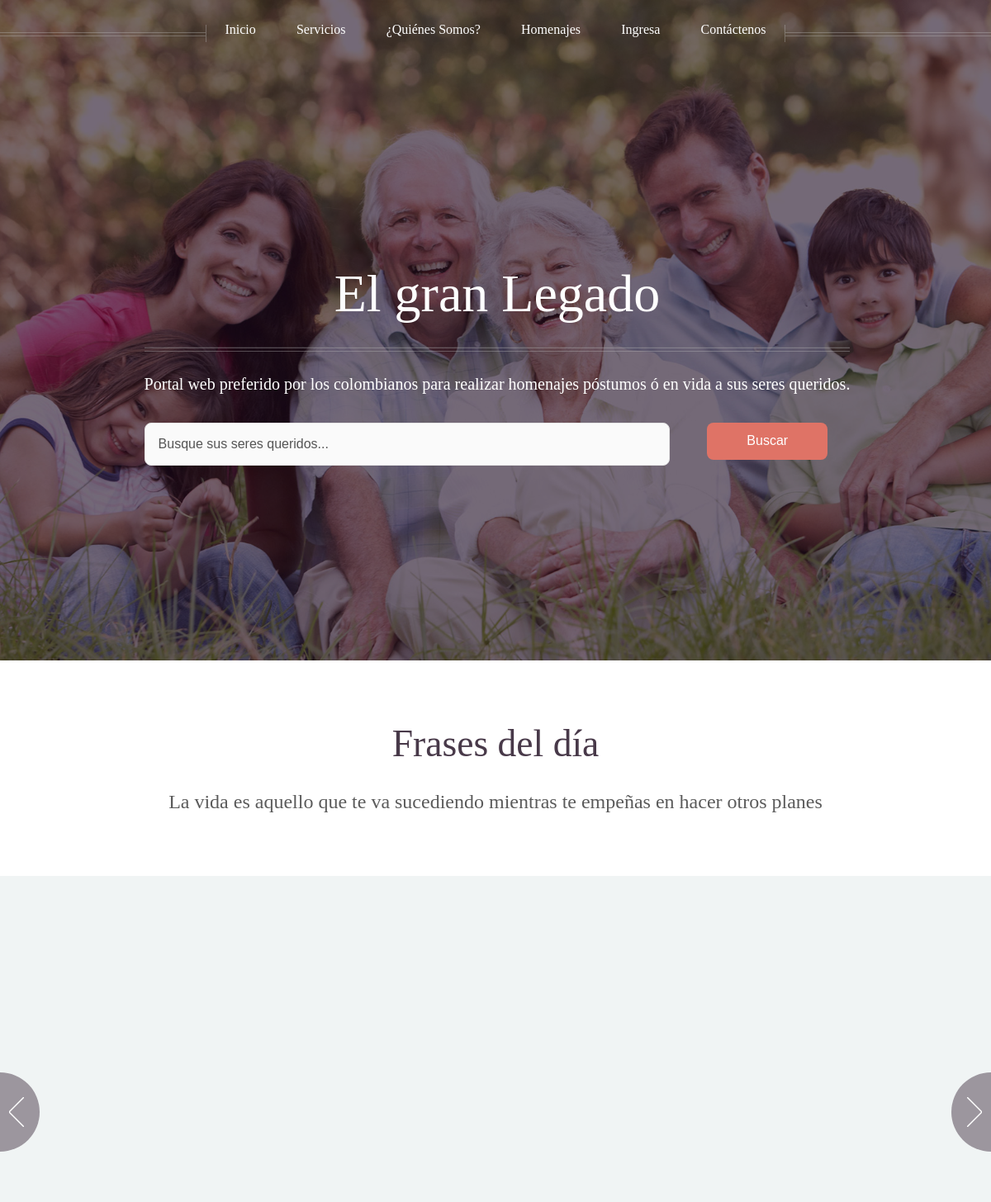
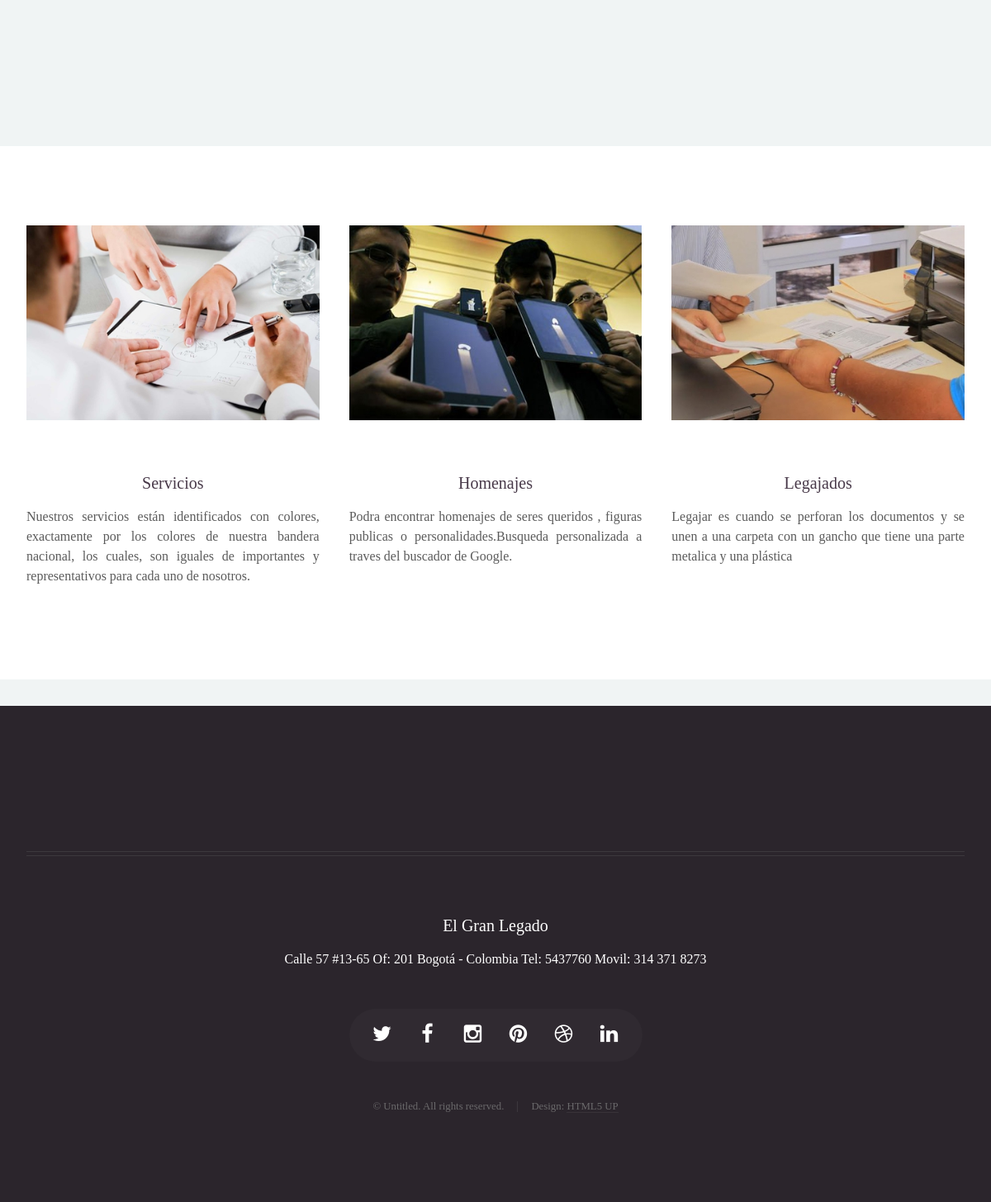
The page / on the database its author committed (2 pictures, top to bottom).
### legado/models.py (models this page shows, shortened)
class Servicio(models.Model):
    nombre = models.CharField(max_length=100,verbose_name='Nombre')
    imagen = ProcessedImageField(upload_to='img/servicios',processors=[ResizeToFit(427, 285)],format='JPEG',options={'quality': 60})
    resumen = RichTextField(verbose_name='Resumen')
    plan_amarillo = RichTextField(verbose_name='Plan Amarillo')
    plan_azul = RichTextField(verbose_name='Plan Azul')
    plan_rojo = RichTextField(verbose_name='Plan Rojo')
    """Los planes debe ser un Many to many a un Planes"""

class Homenajes(models.Model):
    nombre = models.CharField(max_length=100,verbose_name='Nombre')
    imagen = ProcessedImageField(upload_to='img/homenajes',processors=[ResizeToFit(427, 285)],format='JPEG',options={'quality': 60})
    resumen = RichTextField(verbose_name='Resumen')
    parrafo_uno = RichTextField(verbose_name='Parrafo Primero')
    parrafo_dos = RichTextField(verbose_name='Parrafo Segundo')
    parrafo_tres = RichTextField(verbose_name='Parrafo Tercero')
    """Los PARRAFOS debe ser un Many to many a un MODEL"""

class Legajados(models.Model):
    nombre = models.CharField(max_length=100, verbose_name='Nombre')
    resumen = RichTextField(verbose_name='Resumen')
    imagen = ProcessedImageField(upload_to='img/legajados',processors=[ResizeToFit(427, 285)],format='JPEG',options={'quality': 60})

### legado/views.py (the view)
# urls.py: url(r'^$', 'Inicio', name='inicio'),
def Inicio(request):
    perfiles = Perfil.objects.all()
    servicio = Servicio.objects.first()
    homenaje = Homenajes.objects.first()
    legaj = Legajados.objects.first()
    return render_to_response('index.html', locals(), context_instance=RequestContext(request))

### legado/context_processors.py (called while the page is built)
def mostrarfrase(request):
    return {'frase':choice(frases)}

### legado/templates/index.html (shortened to what this page needs)
{%extends "base.html"%}
{% block Content %}
	<body class="homepage">
		<div id="page-wrapper">
				<div id="header">
						<div class="inner">
							<header>
								<h1><a href="{% url "inicio"  %}" id="logo">El gran Legado</a></h1>
								<hr />
								<p>Portal web preferido por los colombianos para
                                    realizar homenajes póstumos ó en vida a sus seres queridos.
                                                                    </p>
							</header>
							<footer>
								{%include "buscador.html"%}
							</footer>
						</div>
					{% include 'menu.html' %}
				</div>
				<section id="banner">
					<header>
						<h2>Frases del día</h2>
						<p>
							{{ frase }}
						</p>
					</header>
				</section>
				<section class="carousel">
					<div class="reel">
                    {% load static  from staticfiles %}
					</div>
				</section>
				<div class="wrapper style1">
					<section id="features" class="container special">
						<div class="row">
							<article class="4u 12u(mobile) special">
								<a href="{% url "servicios"  %}" class="image featured"><img src="{{ STATIC_URL }}{{ servicio.imagen }}" alt="" /></a>
								<header>
									<h3><a href="{% url "servicios" %}">{{ servicio.nombre }}</a></h3>
								</header>
								<p>
									{{ servicio.resumen | safe }}
								</p>
							</article>
							<article class="4u 12u(mobile) special">
								<a href="{% url "homenajes"   %}" class="image featured"><img src="{{ STATIC_URL }}{{ homenaje.imagen }}" alt="" /></a>
								<header>
									<h3><a href="{% url "homenajes"  %}">{{ homenaje.nombre }}</a></h3>
								</header>
								<p>
									{{ homenaje.resumen | safe }}
								</p>
							</article>
							<article class="4u 12u(mobile) special">
								<a href="{% url 'legajados' %}" class="image featured"><img src="{{ STATIC_URL }}{{ legaj.imagen }}"  alt="" /></a>
								<header>
									<h3><a href="{% url 'legajados' %}">{{ legaj.nombre }}</a></h3>
								</header>
								<p>
									{{ legaj.resumen | safe }}
								</p>
							</article>
						</div>
					</section>
				</div>
		</div>
	</body>
{% endblock Content %}

### rows shown on the page
Servicio: imagen (picture), nombre "Servicios", resumen "Nuestros servicios están identificados con colores, exactamente por los colores de nuestra bandera nacional, los cuales, son iguales de importantes y representativos para cada uno de nosotros."
Homenajes: imagen (picture), nombre "Homenajes", resumen "Podra encontrar homenajes de seres queridos , figuras publicas o personalidades.Busqueda personalizada a traves del buscador de Google."
Legajados: imagen (picture), nombre "Legajados", resumen "Legajar es cuando se perforan los documentos y se unen a una carpeta con un gancho que tiene una parte metalica y una plástica"

### other values the page prints
{{ frase }} "La vida es aquello que te va sucediendo mientras te empeñas en hacer otros planes"
